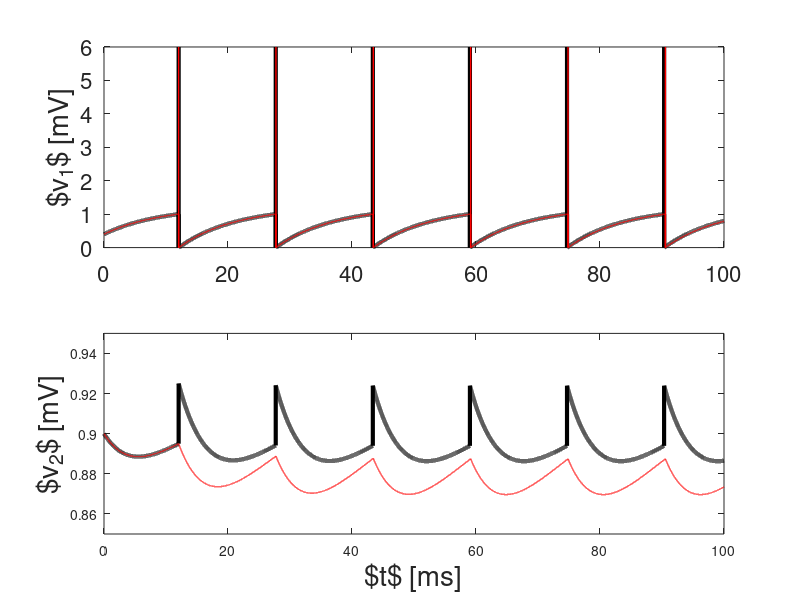

Reproduce this figure in MATLAB.
clear; clf;

tau=10;
num=2;
g_gap=0.01;
beta=3;
epsilon=beta*g_gap;
G=[0 g_gap;
   g_gap 0];
c=sum(G)';


i_ext=[0.125; 0.09];

t_final=100;
dt=0.002;
dt05=dt/2;
m_steps=round(t_final/dt);

z=zeros(num,m_steps+1);
v=z; m=z; h=z; n=z;

v(:,1)=[0.4;0.9];



for k=1:m_steps,
    
    v_inc=-v(:,k)/tau+i_ext+G*v(:,k)-c.*v(:,k);
    v(:,k+1)=v(:,k)+dt*v_inc;
    w=v(:,k+1);
    ind=find(w==max(w)); ind=min(ind);
    if w(ind)>1,
        v(ind,k+1)=0;
        v(3-ind,k+1)=v(3-ind,k+1)+epsilon;
        if v(3-ind,k+1)>1,
            v(3-ind,k+1)=0;
        end;
        tt=k*dt;
        subplot(2,1,ind);
        plot([tt,tt],[0,6],'-k','Linewidth',3);
        hold on;
    end;
end;

t=[0:m_steps]*dt;
set(gca,'Fontsize',16);
plot(t,v(1,:),'-k','Linewidth',3);
ylabel('$v_1$ [mV]','Fontsize',20);
hold on;
axis([0,t_final,0,6]);

subplot(212);
set(gca,'Fontsize',16);
plot(t,v(2,:),'-k','Linewidth',3);
xlabel('$t$ [ms]','Fontsize',20); ylabel('$v_2$ [mV]','Fontsize',20);
hold on;
axis([0,t_final,0.85,0.95]);
shg;

epsilon=0;
v(:,1)=[0.4;0.9];



for k=1:m_steps,
    
    v_inc=-v(:,k)/tau+i_ext+G*v(:,k)-c.*v(:,k);
    v(:,k+1)=v(:,k)+dt*v_inc;
    w=v(:,k+1);
    ind=find(w==max(w)); ind=min(ind);
    if w(ind)>1,
        v(ind,k+1)=0;
        v(3-ind,k+1)=v(3-ind,k+1)+epsilon;
        if v(3-ind,k+1)>1,
            v(3-ind,k+1)=0;
        end;
        tt=k*dt;
        subplot(2,1,ind);
        plot([tt,tt],[0,6],'-r','Linewidth',1);
        hold on;
    end;
end;

subplot(2,1,1);
plot(t,v(1,:),'-r','Linewidth',1);
hold off;

subplot(2,1,2);
plot(t,v(2,:),'-r','Linewidth',1);
xlabel('$t$ [ms]','Fontsize',20); ylabel('$v_2$ [mV]','Fontsize',20);
hold off;

shg;
    
    
